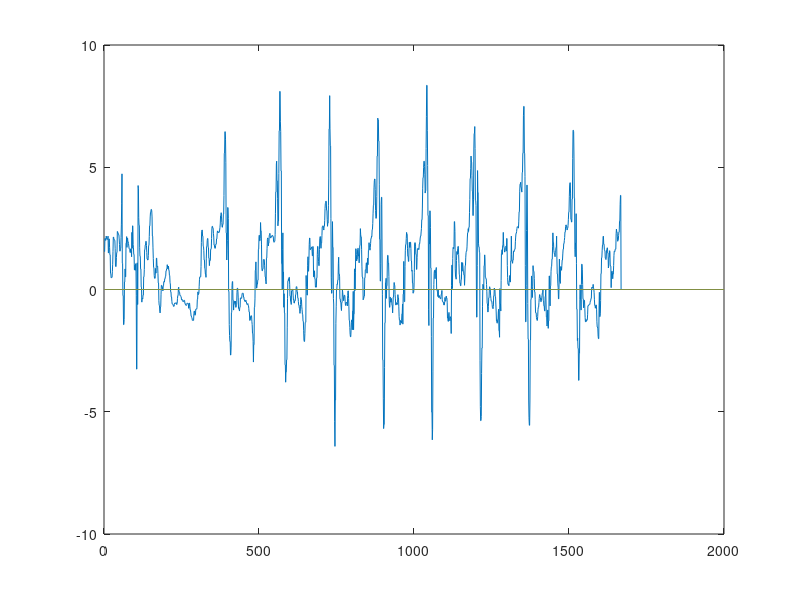

Reproduce this figure in MATLAB.

clc;
M = csvread('XYZ.csv');
n = numel( M )/3;
%B = reshape(M,[n,3]);
%J = imresize(M,0.02);
%imshow(J);
t = 1:1:2000;
z = zeros(2000);
x=0;

for i = 1000:6000
    r = rem(i,3);
    if r == 0
        x = x+1 ;
        %fprintf('%f\n',M(i) );
        z(x) =  M(i);
    end
end
plot(t,z)